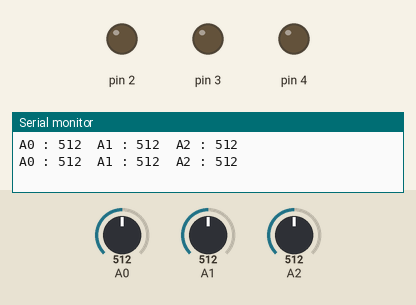
Simulated run of this sketch. Board: Arduino Uno, built with avr-gcc and run on an emulated ATmega328P. Parts: output pins drawn as LEDs (lit = HIGH), the last lines printed to the serial monitor. The inputs (shaded band) are chosen by the test bench; at power-on: A0 = 512, A1 = 512, A2 = 512.

Above: at 1.8 s.
1.9 s: A0 set to 530
At 2.7 s:
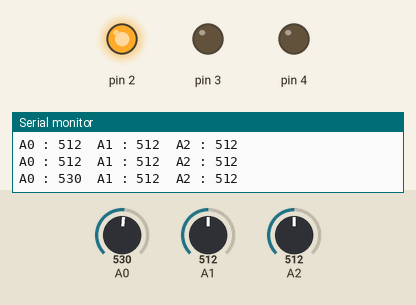
3.5 s: A1 set to 546
At 4.3 s:
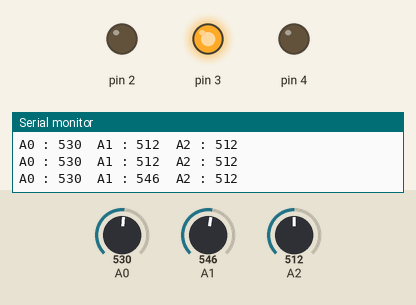
5.5 s: A2 set to 536
7.2 s: A2 set to 562
At 8.7 s:
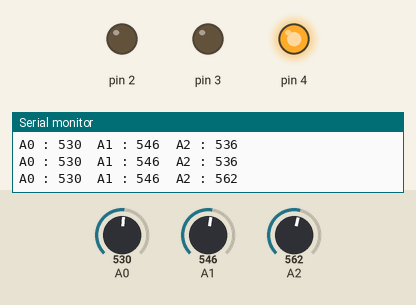
9.5 s: A2 set to 511
At 10.3 s:
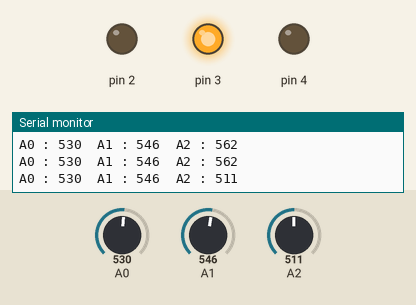
11.5 s: A2 set to 716
At 13.1 s:
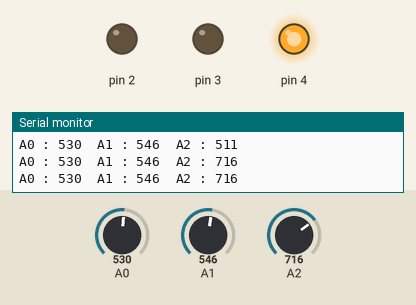
Timing chart, 0 to 14.5 s (numbered marks = the images above; inputs shaded):
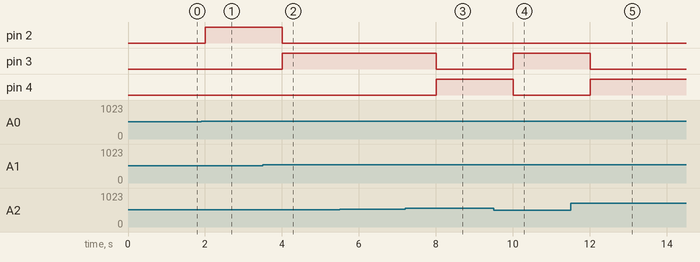

Measured:
- the behaviour switches between 512 and 513 on A0 (found by bisection; images 0 and 1)
- the behaviour switches between 530 and 531 on A1 (found by bisection; images 1 and 2)
- the behaviour switches between 546 and 547 on A2 (found by bisection; images 2 and 3)
- after the input at 1.9 s, pin 2: LOW → HIGH after 0.10 s
- after the input at 3.5 s, pin 2: HIGH → LOW after 0.51 s; pin 3: LOW → HIGH after 0.51 s
- after the input at 7.2 s, pin 3: HIGH → LOW after 0.81 s; pin 4: LOW → HIGH after 0.81 s
- after the input at 9.5 s, pin 3: LOW → HIGH after 0.51 s; pin 4: HIGH → LOW after 0.51 s
- after the input at 11.5 s, pin 3: HIGH → LOW after 0.51 s; pin 4: LOW → HIGH after 0.51 s

The sketch:

asic_code_triggering_gatewall_based_on_moisturesensor_value_.ino
```cpp
//Basic code for gatevalve triggering based on moisture level
/*
This code triggers the gatevalves of which moisture level is low by turning off the remaining gatevalves
The exact moisture levels and motor turning off code will be added in the next code snippets. This is just to check the logic levels

Tested code with leds and 3 moisture sensors
whatever the moisture sensor value is low, the mcu will trigger that particular gatevalve.
*/
int s0;
int s1;
int s2;
void setup() {
  Serial.begin(9600);
  //Defining pins for turning on gatwalls for which moisture levels are low
  pinMode(2, OUTPUT);
  pinMode(3, OUTPUT);
  pinMode(4, OUTPUT);
}
void loop() {
  s0 = analogRead(A0);
  s1 = analogRead(A1);
  s2 = analogRead(A2);
  Serial.print("A0 : ");
  Serial.print(s0);
  Serial.print("  ");
  Serial.print("A1 : ");
  Serial.print(s1);
  Serial.print("  ");
  Serial.print("A2 : ");
  Serial.print(s2);
  Serial.println("");
  if(s0>s1 && s0>s2)
  {
    //Turns on s0 gatewall if moisture content is less
    digitalWrite(2, HIGH);
    digitalWrite(3, LOW);
    digitalWrite(4, LOW);
    }
  if(s1>s0 && s1>s2)
  {
    //Turns on s1 gatewall if moisture content is less
    digitalWrite(2, LOW);
    digitalWrite(3, HIGH);
    digitalWrite(4, LOW);
    }
  if(s2>s0 && s2>s1)
  {
    //Turns on s2 gatewall if moisture content is less
    digitalWrite(2, LOW);
    digitalWrite(3, LOW);
    digitalWrite(4, HIGH);
    }
   delay(1000);
}
```
